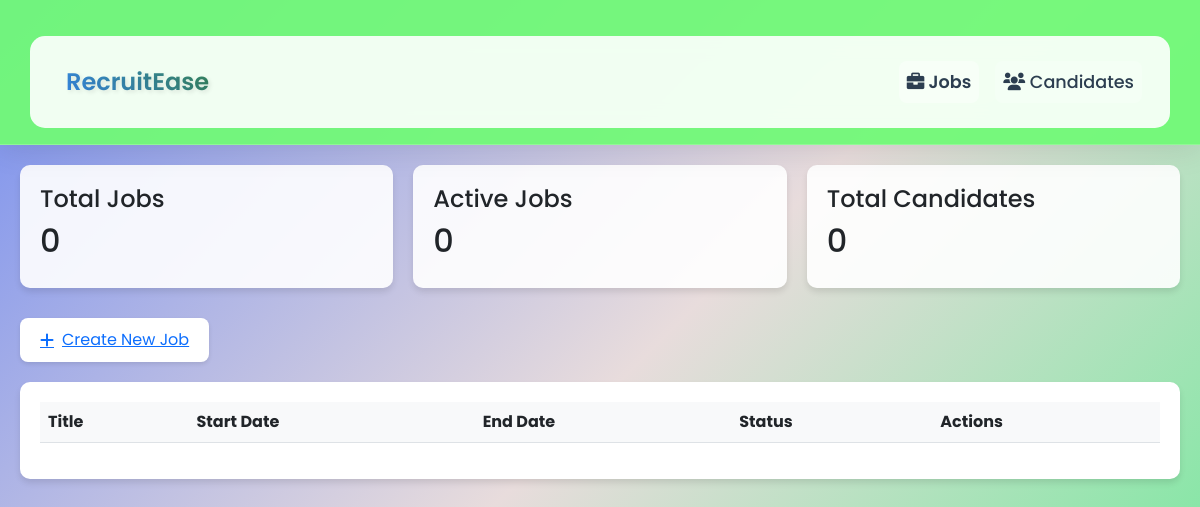
The page /admin/ on the database as committed earlier.
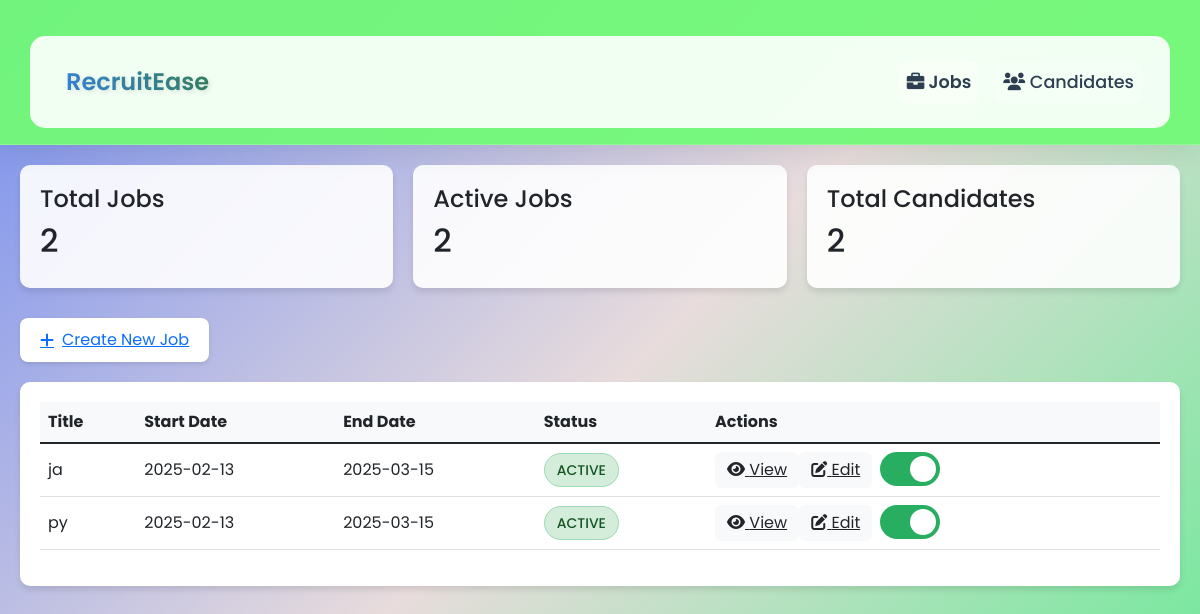
The same page on the database as committed later.
### app/models.py (models this page shows, shortened)
class Job(db.Model):
    id = db.Column(db.Integer, primary_key=True)
    title = db.Column(db.String(100), nullable=False)
    description = db.Column(db.Text, nullable=False)
    link_hash = db.Column(db.String(50), unique=True)
    start_date = db.Column(db.DateTime, default=datetime.utcnow)
    end_date = db.Column(db.DateTime)
    is_active = db.Column(db.Boolean, default=True)
    candidates = db.relationship('Candidate', backref='job', lazy=True)
    def is_expired(self):
        return datetime.utcnow() > self.end_date if self.end_date else False

### app/admin.py (the view)
@admin.route('/')
def index():
    jobs = Job.query.all()
    active_jobs = sum(1 for job in jobs if job.is_active and not job.is_expired())
    total_candidates = Candidate.query.count()
    return render_template('admin/dashboard.html',
                         jobs=jobs,
                         active_jobs=active_jobs,
                         total_candidates=total_candidates)

### templates/admin/dashboard.html (shortened to what this page needs)
{% extends "base.html" %}
{% block extra_css %}
<link href="{{ url_for('static', filename='css/admin.css') }}" rel="stylesheet">
{% endblock %}
{% block content %}
<div id="background-canvas"></div>
<div class="dashboard-container">
    <div class="stats-container">
        <div class="stat-card">
            <h4>Total Jobs</h4>
            <h2>{{ jobs|length }}</h2>
        </div>
        <div class="stat-card">
            <h4>Active Jobs</h4>
            <h2>{{ active_jobs }}</h2>
        </div>
        <div class="stat-card">
            <h4>Total Candidates</h4>
            <h2>{{ total_candidates }}</h2>
        </div>
    </div>
    <a href="{{ url_for('admin.new_job') }}" class="create-job-btn">
        <i class="fas fa-plus"></i> Create New Job
    </a>
    <div class="table-responsive">
        <table id="jobsTable" class="table table-hover">
            <thead>
                <tr>
                    <th>Title</th>
                    <th>Start Date</th>
                    <th>End Date</th>
                    <th>Status</th>
                    <th>Actions</th>
                </tr>
            </thead>
            <tbody>
                {% for job in jobs %}
                <tr>
                    <td>{{ job.title }}</td>
                    <td>{{ job.start_date.strftime('%Y-%m-%d') if job.start_date }}</td>
                    <td>{{ job.end_date.strftime('%Y-%m-%d') if job.end_date }}</td>
                    <td>
                        <span class="status-badge {% if job.is_active %}status-active{% else %}status-inactive{% endif %}">
                            {{ 'ACTIVE' if job.is_active else 'INACTIVE' }}
                        </span>
                    </td>
                    <td>
                        <div class="btn-group">
                            <a href="{{ url_for('admin.view_job', job_id=job.id) }}" class="action-btn">
                                <i class="fas fa-eye"></i> View
                            </a>
                            <a href="{{ url_for('admin.edit_job', job_id=job.id) }}" class="action-btn">
                                <i class="fas fa-edit"></i> Edit
                            </a>
                            <label class="toggle-switch ms-2">
                                <span class="toggle-slider"></span>
                            </label>
                        </div>
                    </td>
                </tr>
                {% endfor %}
            </tbody>
        </table>
    </div>
</div>
{% endblock %}

Rows that differ between the two databases and show on the page:
added Job: title "ja", start_date "2025-02-13", end_date "2025-03-15", is_active "ACTIVE"
added Job: title "py", start_date "2025-02-13", end_date "2025-03-15", is_active "ACTIVE"
Other text that changed with them:
{{ jobs|length }}: "0" → "2"
{{ active_jobs }}: "0" → "2"
{{ total_candidates }}: "0" → "2"
